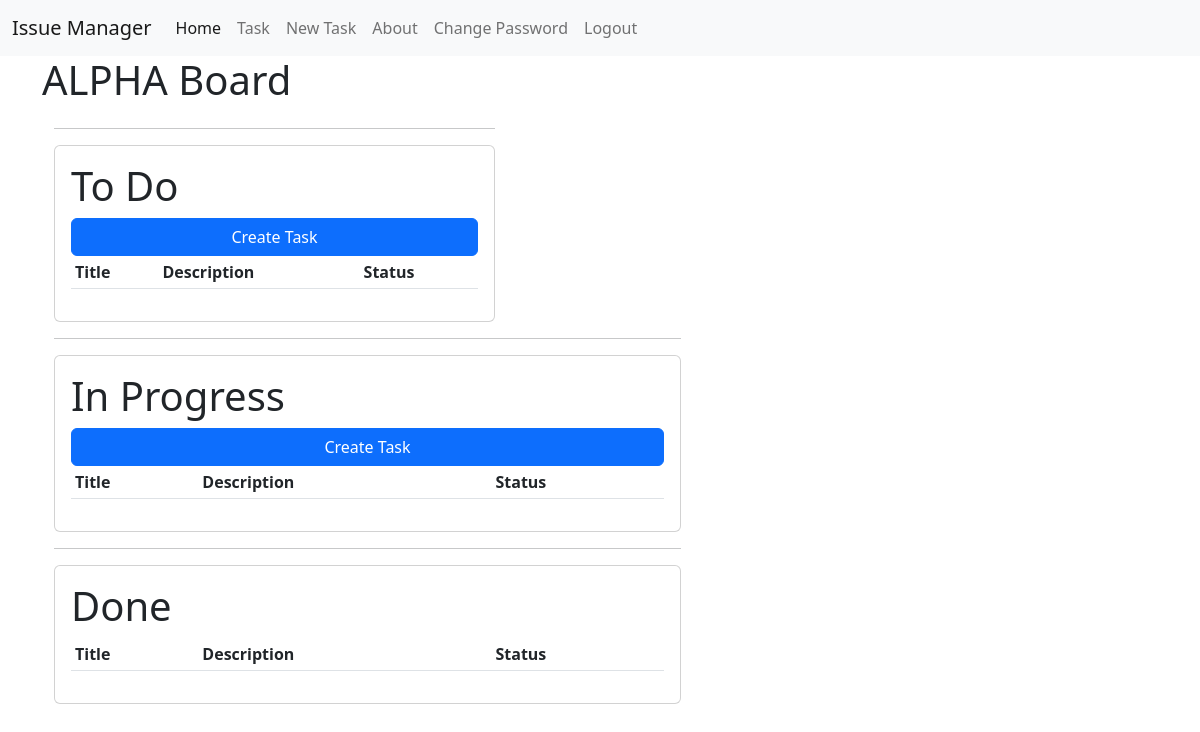
The page /issues/ (signed in) on the database as committed earlier.
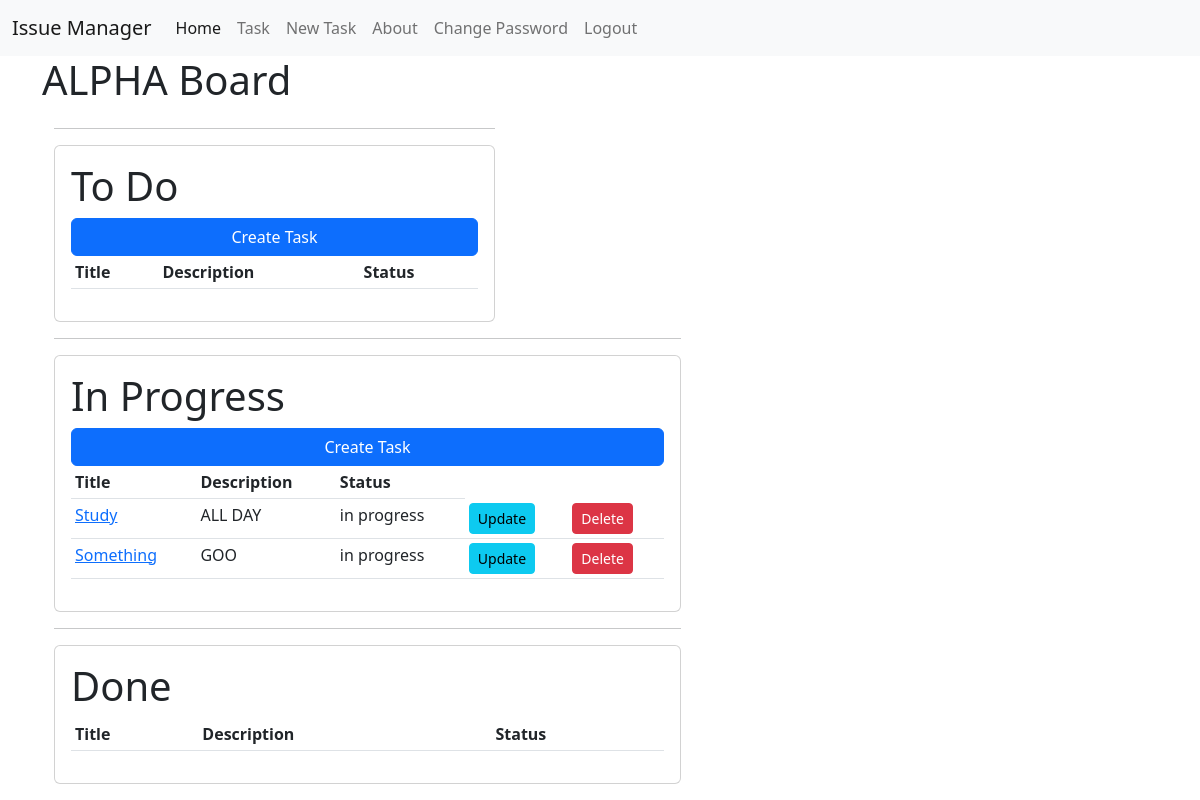
The same page on the database as committed later.
### accounts/models.py (models this page shows, shortened)
class CustomUser(AbstractUser):
    role = models.ForeignKey(
        Role,
        on_delete=models.CASCADE,
        blank=True,
        null=True
    )
    team = models.ForeignKey(
        Team,
        on_delete=models.CASCADE,
        blank=True,
        null=True
    )

class Team (models.Model):
    name = models.CharField(max_length=128)
    description = models.TextField()

### issues/models.py (models this page shows, shortened)
class Issue(models.Model):
    summary = models.CharField(max_length=1024)
    description = models.TextField()
    status = models.ForeignKey(
        Status,
        on_delete=models.CASCADE,
        null=True
    )
    priority = models.ForeignKey(
        Priority,
        on_delete=models.CASCADE,
        null=True
    )
    reporter = models.ForeignKey(
        get_user_model(),
        on_delete=models.CASCADE,
    )
    assignee = models.ForeignKey(
        get_user_model(),
        on_delete=models.CASCADE,
        null=True,
        related_name="assignee"
    )
    created_on = models.DateTimeField(auto_now_add=True)

class Status(models.Model):
    name = models.CharField(max_length=128)
    description = models.TextField()
    def __str__(self):
        return self.name

### issues/views.py (the view)
# urls.py: path('', views.BoardView.as_view(), name='board'),
class BoardView(ListView):
    template_name = "issues/board.html"
    model = Issue
    def populate_issue_list(self, name, status, reporter, context):
        context[name] = Issue.objects.filter(
            status=status,
        ) .filter(
            reporter=reporter,
        ) .order_by(
            "created_on"
        ) .reverse()
    def get_context_data(self, **kwargs):
        context = super().get_context_data(**kwargs)
        to_do_status = Status.objects.get(name="to do")
        in_p_status = Status.objects.get(name="in progress")
        done_status = Status.objects.get(name="done")
        team = self.request.user.team
        role = Role.objects.get(name="Product Owner")
        try:
            product_owner = CustomUser.objects.filter(
                role=role).get(team=team)
            self.populate_issue_list("to_do_list", to_do_status, product_owner, context)
            self.populate_issue_list("in_p_list", in_p_status, product_owner, context)
            self.populate_issue_list("done_list", done_status, product_owner, context)
        except Exception:
            context["to_do_list"] = []
            context["in_p_list"] = []
            context["done_list"] = []
        return context

### templates/issues/board.html (shortened to what this page needs)
{% extends 'base.html' %}
{% load static %}
{% block content %}
<h1>{{ user.team.name }} Board</h1>
<div class="container">
    <div class="row">
        <div class="col-md-5">
            <hr>
            <div class ="card card-body">
                <h1>To Do</h1>
                <a class="btn btn-primary" href="{% url 'new_issue' %}">Create Task</a>
                <table class ="table table-sm">
                    <tr>
                        <th>Title</th>
                        <th>Description</th>
                        <th>Status</th>
                    </tr>
                </table>
            </div>
        </div>
    </div>
    <div class="row">
        <div class="col-md-7">
            <hr>
            <div class ="card card-body">
                <h1>In Progress</h1>
                <a class="btn btn-primary" href="{% url 'new_issue' %}">Create Task</a>
                <table class ="table table-sm">
                    <tr>
                        <th>Title</th>
                        <th>Description</th>
                        <th>Status</th>
                    </tr>
                    {% for issue in in_p_list %}
                        <tr>
                            <td><a href="{% url 'issue_detail' issue.id %}">{{ issue.summary | truncatechars:150 }}</a></td>
                            <td>{{ issue.description | truncatechars:250 }}</td>
                            <td>{{ issue.status }}</td>
                            <td><a class="btn btn-sm btn-info" href="{% url 'edit_issue' issue.id %}">Update</a></td>
                            <td><a class="btn btn-sm btn-danger" href="{% url 'delete_issue' issue.id %}">Delete</a></td>
                        </tr>
                        {% endfor %}
                </table>
            </div>
        </div>
    </div>
    <div class="row">
        <div class="col-md-7">
            <hr>
            <div class ="card card-body">
                <h1>Done</h1>
                <table class ="table table-sm">
                    <tr>
                        <th>Title</th>
                        <th>Description</th>
                        <th>Status</th>
                    </tr>
                </table>
            </div>
        </div>
    </div>
</div>
{% endblock content %}

### templates/base.html (shortened to what this page needs)
<!DOCTYPE html>
<html lang="en">
<head>
<link href="https://cdn.jsdelivr.net/npm/bootstrap@5.2.3/dist/css/bootstrap.min.css" rel="stylesheet">
</head>
<body>
    <nav class="navbar navbar-expand-lg bg-light">
        <div class="container-fluid">
            <a class="navbar-brand" href="#">Issue Manager</a>
            <div class="collapse navbar-collapse" id="navbarNavAltMarkup">
            <div class="navbar-nav">
                <a class="nav-link active" aria-current="page" href="{% url 'home' %}">Home</a>
                {% if user.is_authenticated %}
                <a class="nav-link" href="{% url 'board' %}">Task</a>
                <a class="nav-link" href="{% url 'new_issue' %}">New Task</a>
                <a class="nav-link" href="{% url 'about' %}">About</a>
                <a class="nav-link" href="{% url 'password_change' %}">Change Password</a>
                <a class="nav-link" href="{% url 'logout' %}">Logout</a>
                {% else %}
                <a class="nav-link" href="{% url 'signup' %}">Sign Up</a>
                <a class="nav-link" href="{% url 'login' %}">Log In</a>
                {% endif %}
            </div>
            </div>
        </div>
        </nav>
    <div class="container">
    {% block content %}
    {% endblock content %}
    </div>
</body>
</html>

Rows that differ between the two databases and show on the page:
added Issue: summary "Study", description "ALL DAY", status "in progress"
now on this page (row unchanged): Issue: summary "Something", description "GOO", status "in progress"
